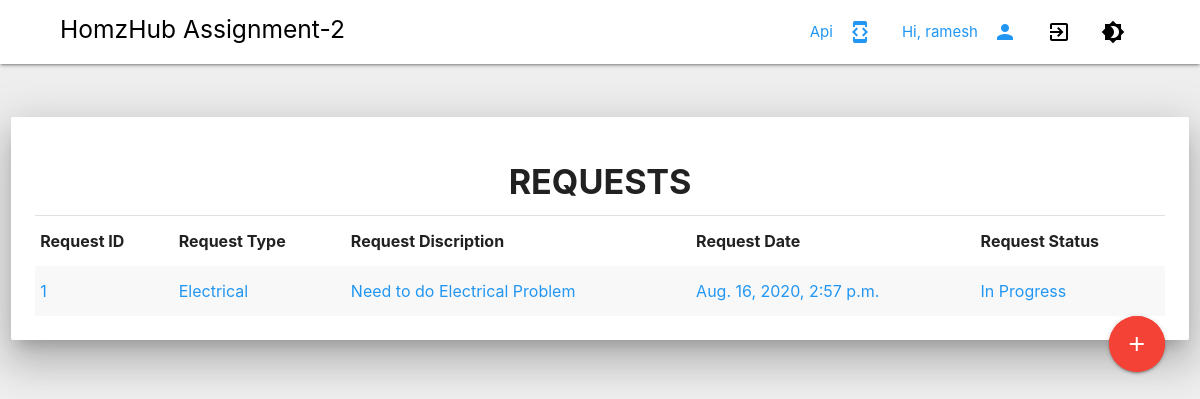
The app's page / (signed in) with its own data.
### Request_app/models.py (models this page shows, shortened)
class UserRequest(models.Model):
    RequestedUser = models.ForeignKey(User, on_delete=models.CASCADE, related_name='UserRequest_user', default="")
    RequestType = models.ForeignKey(RequestTypeMaster, on_delete=models.CASCADE, related_name='UserRequest_type')
    RequestDesc = models.TextField(default="")
    City = models.TextField(default="")
    State = models.ForeignKey(StateMaster, on_delete=models.CASCADE, related_name='UserRequest_state')
    Pincode = models.IntegerField(default=0)
    PhoneCode = models.TextField(default="")
    Phone = models.IntegerField(default="")
    Status = models.ForeignKey(StatusMaster, on_delete=models.CASCADE, related_name='UserRequest_Status')
    Remark = models.TextField(default="")
    created = models.DateTimeField(auto_now_add=True)

class RequestTypeMaster(models.Model):
    RequestType = models.TextField(default="")
    def __str__(self):
        return self.RequestType

class StatusMaster(models.Model):
    StatusType = models.TextField(default="")
    def __str__(self):
        return self.StatusType

### Request_app/views.py (the view)
# urls.py: path('', RequestView, name='request'),
def RequestView(request):
  if not request.user.is_authenticated:
      return render(request, 'Login.html')
  if request.method == 'GET':
      Requests = UserRequest.objects.filter(RequestedUser=request.user)
      context = {
        'Requests':Requests
      }
      return render(request, 'Base.html', context)

### templates/Base.html (shortened to what this page needs)
{% load static %}
<link rel="stylesheet" href="https://cdnjs.cloudflare.com/ajax/libs/materialize/1.0.0-beta/css/materialize.min.css">
<link rel="stylesheet" href="{% static 'css/BodyDarkTogglee.css' %}">
{% block header %}
<div class="navbar-fixed">
<nav>
     <div class="nav-wrapper">
          <ul class="left">
              <li><a href="collapsible.html" class="label-icon"></a><i class="material-icons"></i></li>
              <li><a href="collapsible.html" class="label-icon"></a><i class="material-icons"></i></li>
              <li><h5 href = "/Dashboard/" class="tooltipped"  data-position="bottom" data-tooltip="HomzHub"> HomzHub Assignment-2</h5></li>
          </ul>
          <ul class="hide-on-med-and-down right">
                <li><a href ="/RawData/" class="blue-text tooltipped"  data-position="bottom" data-tooltip="Api"><i class="material-icons right">developer_mode</i> Api </a></li>
                <li><a class="blue-text tooltipped"  data-position="bottom" data-tooltip="Welcome {{user}}"><i class="material-icons right">person</i> Hi, {{user | truncatechars:12}} </a></li>
                <li><a onclick="myLogout();" class="black-text tooltipped"  data-position="bottom" data-tooltip="Logout from application"><i class="material-icons">exit_to_app</i></a></li>
                <li><a class="dark-toggle tooltipped black-text" onclick="myDark()"  data-position="bottom"  data-tooltip="Toggle dark/light themes" ><i class="material-icons">brightness_4</i></a></li>
                <li><a href="collapsible.html" class="label-icon"></a><i class="material-icons"></i></li>
                <li><a href="collapsible.html" class="label-icon"></a><i class="material-icons"></i></li>
            </ul>
     </div>
</nav>
</div>
{% endblock header %}
{% block content %}
<div class="row">
  <div class="col s12">
    <br><br>
    <div class="card z-depth-5 hoverable">
      <div class="card-content">
        <center><h4><b>REQUESTS</b></h3></center>
        <li class="divider"></li>
        <table class="striped">
        <thead>
          <tr>
              <th>Request ID</th>
              <th>Request Type</th>
              <th>Request Discription</th>
              <th>Request Date</th>
              <th>Request Status</th>
          </tr>
        </thead>
        <tbody>
          {% for request in Requests reversed%}
           <tr>
            <td> <a href="/ReqDetail/{{request.id}}/" class="blue-text">{{request.id}}</a></td>
            <td><a href="/ReqDetail/{{request.id}}/" class="blue-text" >{{request.RequestType}}</a></td>
            <td><a href="/ReqDetail/{{request.id}}/" class="blue-text" >{{request.RequestDesc}}</a></td>
            <td><a href="/ReqDetail/{{request.id}}/" class="blue-text" >{{request.created}}</a></td>
            <td><a href="/ReqDetail/{{request.id}}/" class="blue-text" >{{request.Status}}</a></td>
          </tr>
          {% empty %}
           <h5>You have not raised any request</h5>
          {% endfor %}
        </tbody>
      </table>
  <a class="btn-floating btn-large waves-effect waves-light red right pulse tooltipped" data-position="top" data-tooltip="Add new request" href="/AddRequest/"><i class="material-icons">add</i></a>
      </div>
    </div>
  </div>
</div>
{% endblock content %}

### Request_app/static/css/BodyDarkTogglee.css (style rules this page uses)
body nav { background-color: white; color: black; }

### records on screen
UserRequest: id "1", RequestType "Electrical", RequestDesc "Need to do Electrical Problem", created "Aug. 16, 2020, 2:57 p.m.", Status "In Progress"

### other values on screen
{{ user | truncatechars:12 }} "ramesh"
